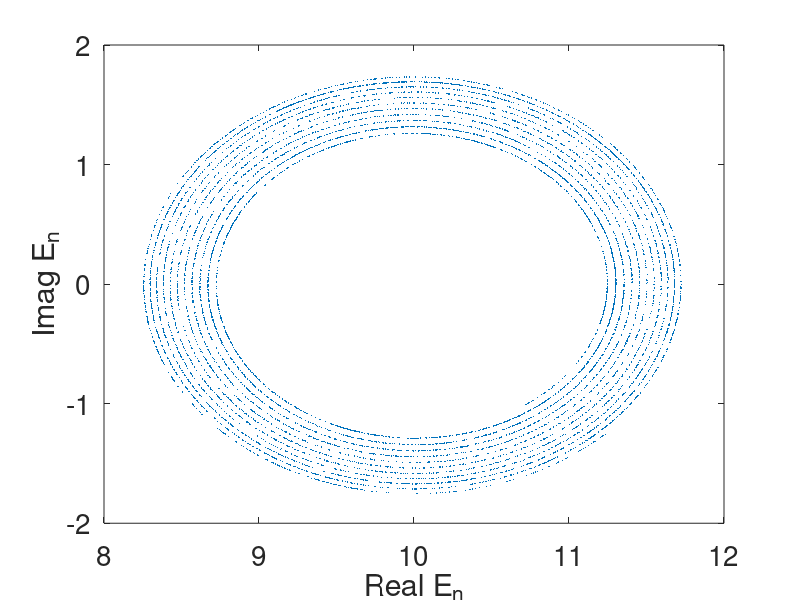

The MATLAB source for this figure:
% Program_05b - Iteration of the Ikeda Map.
% Chapter 5 - Electromagnetic Waves and Optical Resonators.
% Copyright Springer 2025. Stephen Lynch.

% Chaotic attractor for the Ikeda map (Figure 5.11(a)).
A=10;B=0.15;N=10000;
figure;
E=zeros(1,N);x=zeros(1,N);y=zeros(1,N);
E(1)=A;x(1)=A;y(1)=0;
for n=1:N
    E(n+1)=A+B*E(n)*exp(1i*abs(E(n))^2);
    x(n+1)=real(E(n+1));
    y(n+1)=imag(E(n+1));
end
axis([8 12 -2 2])
plot(x(50:N),y(50:N),'.','MarkerSize',1);
set(gca,'XTick',8:1:12)
set(gca,'YTick',-2:1:2)
xlabel('Real E_n')
ylabel('Imag E_n')
set(gca,'FontSize',20);
    
% End of Program_05b.
